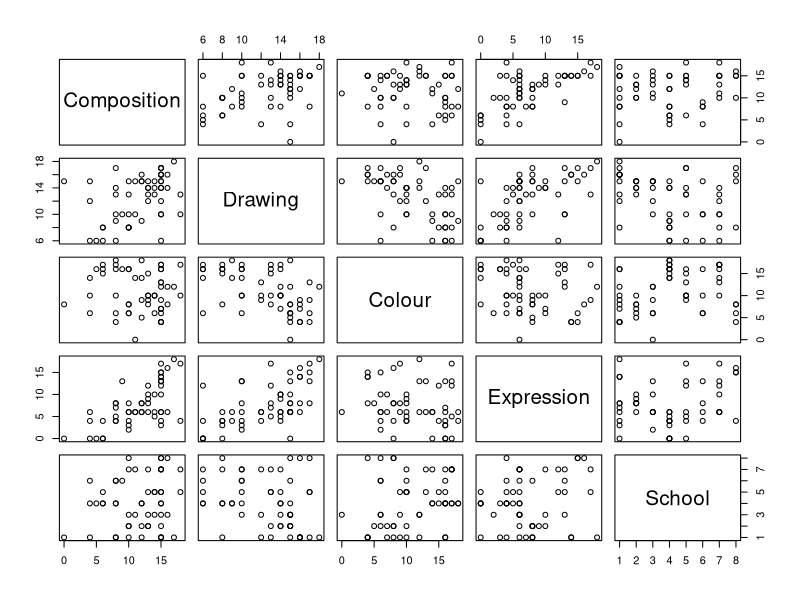
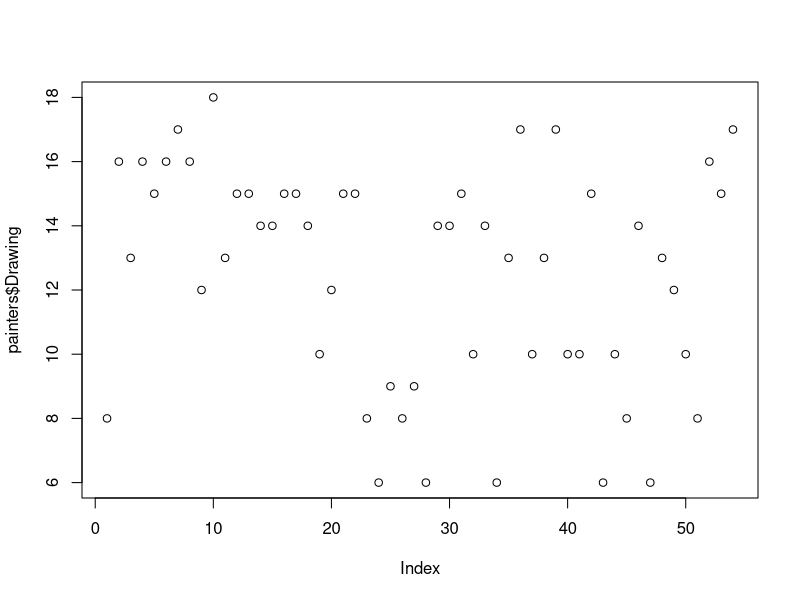
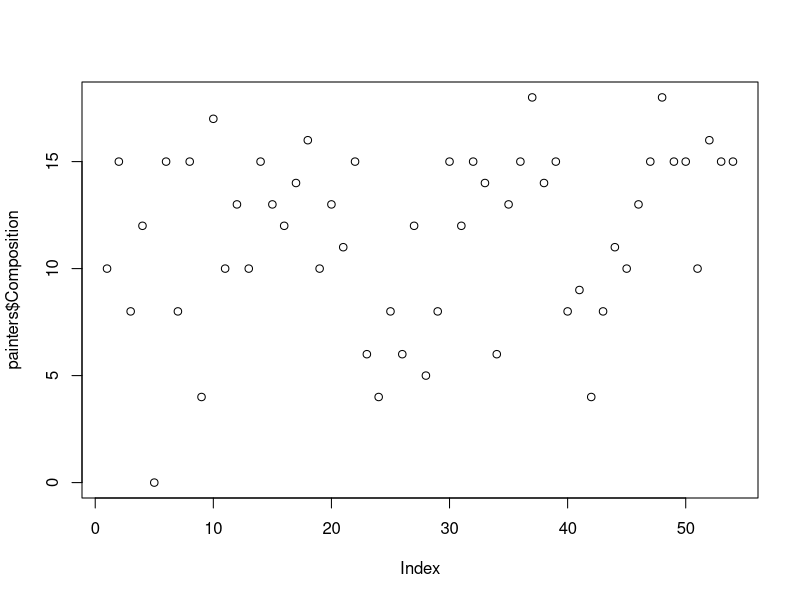
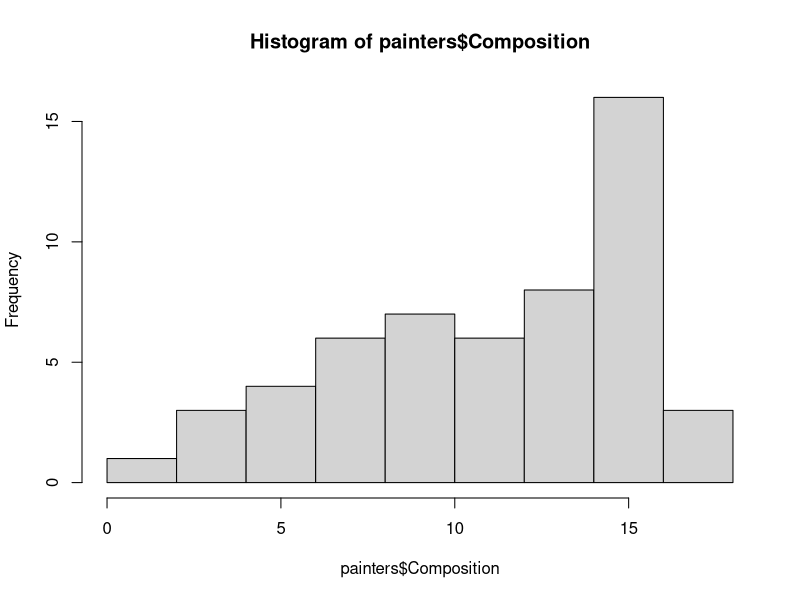
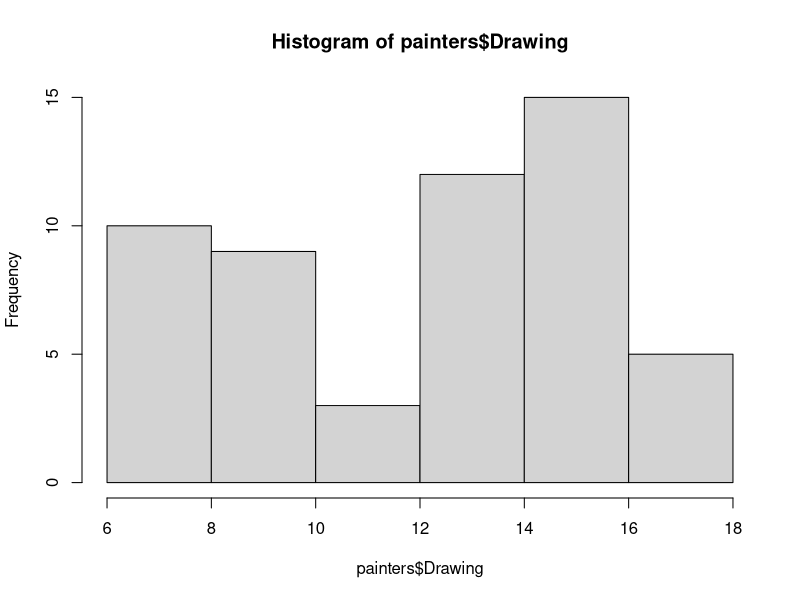
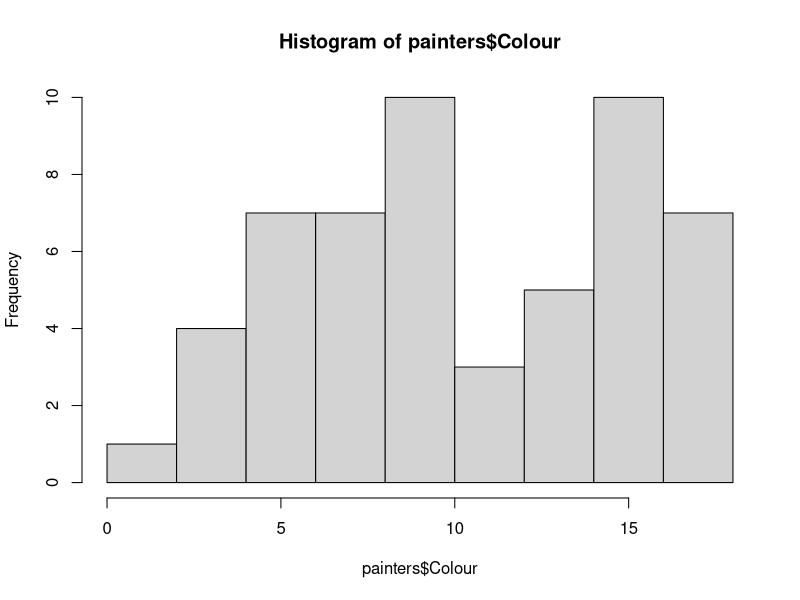

Recreate these plots in R, in order.
library(MASS)
painters

rownames(painters)
colnames(painters)

is.numeric(painters$School)
is.numeric(painters$Drawing)
is.numeric(painters$Colour)

is.factor(painters$School)
is.factor(painters$Drawing)
is.factor(painters$Colour)

class(painters$Colour)
class(painters$School)
class(painters$Drawing)

summary(painters)

is.data.frame(painters)

str(painters)

painters$Drawing
painters$School
painters$Composition

summary(painters$School)
summary(painters$Drawing)
summary(painters$Colour)

plot(painters)
plot(painters$Drawing)
plot(painters$Composition)

hist(painters$Composition)
hist(painters$Drawing)
hist(painters$Colour)

attach(painters)   # it use the attributes without painters$ sign
summary(School)
summary(Drawing)
detach(painters)   # it recover the setting of attach

subset(painters, School== 'F')
subset(painters, School== 'F'& Drawing==10)
subset(painters, School== 'A' & Composition<=6)
subset(painters, Drawing== 12)
subset(painters, Colour== 15)
subset(painters, School=='F', select= c(-3,-5))

painters[painters[["School"]]=='F',]
painters[painters[["School"]]=='A',]

split(painters, painters$School)  # split according to attributes
split(painters, painters$Colour)
split(painters, painters$Expression)

